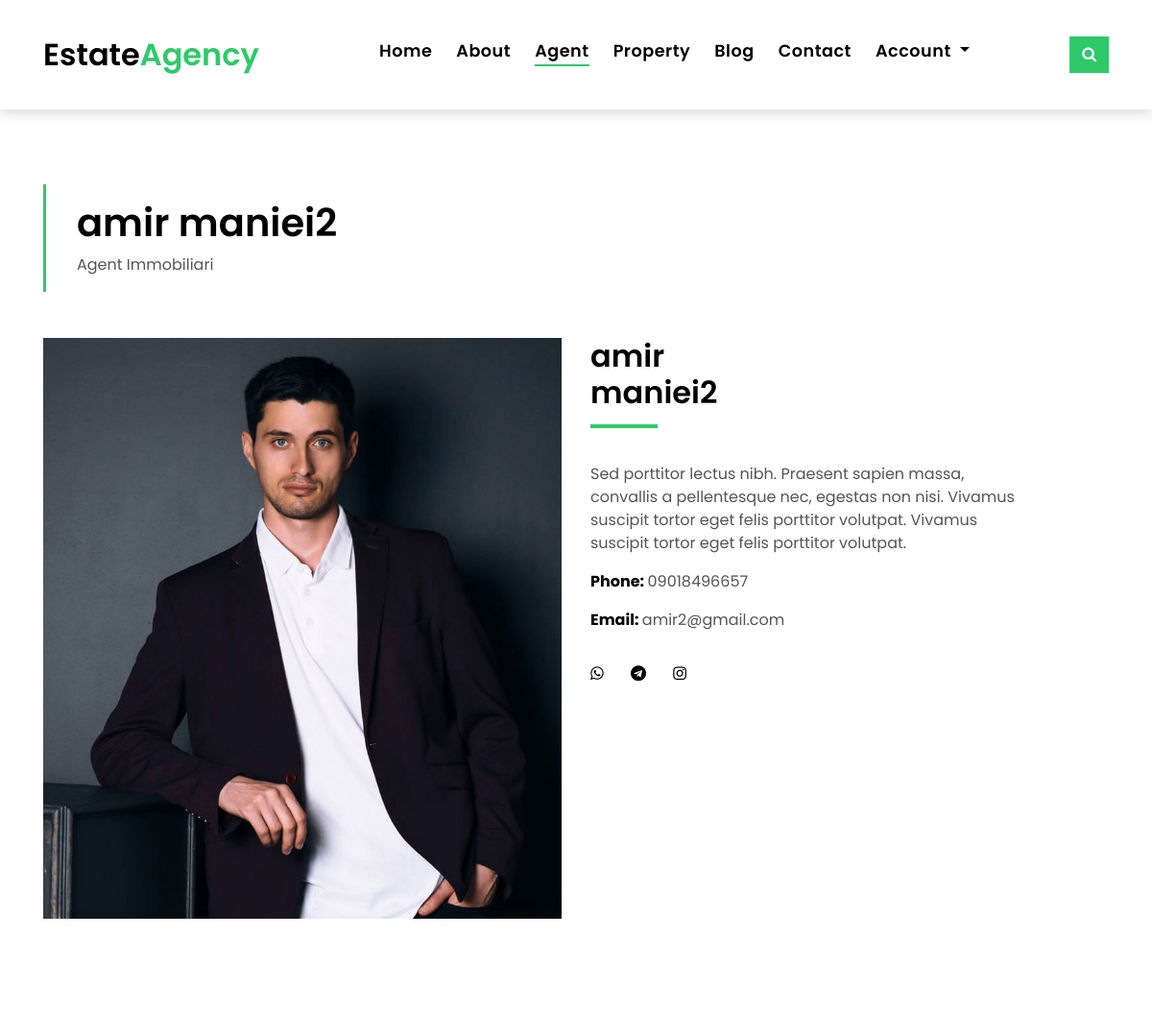
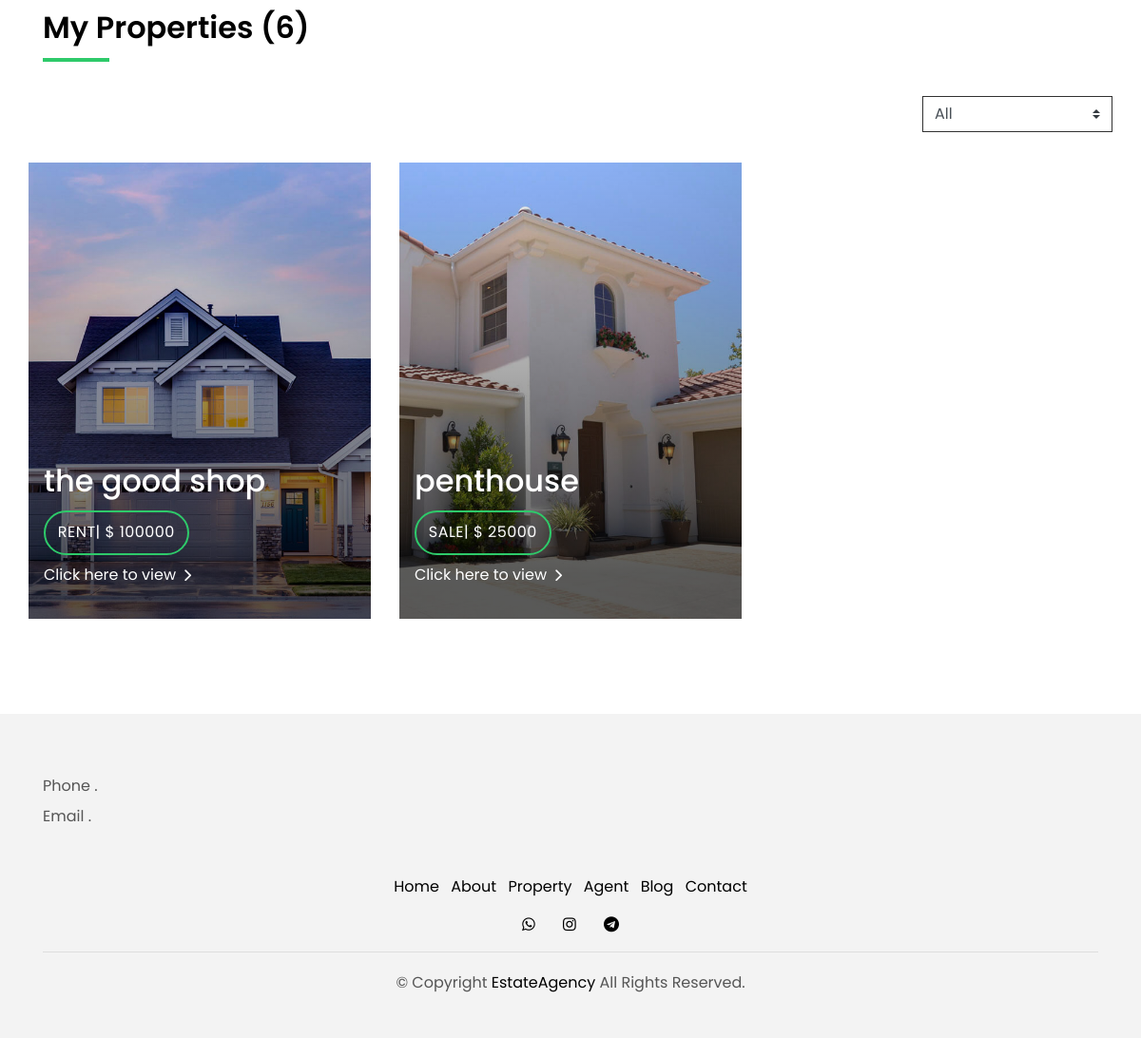
Page /agent/detail/2 on the committed database (2 pictures, top to bottom).
### agent/models.py (models this page shows, shortened)
class Agent(models.Model):
    first_name = models.CharField(max_length=80)
    last_name = models.CharField(max_length=100)
    email = models.EmailField(unique=True)
    image = models.ImageField(upload_to='img/agent')
    bio = models.TextField()
    phone = models.CharField(max_length=11, unique=True)
    instagram = models.CharField(max_length=80, unique=True)
    telegram = models.CharField(max_length=80, unique=True)
    whatsapp = models.CharField(max_length=80, unique=True)

### house/models.py (models this page shows, shortened)
class Property(models.Model):
    title = models.CharField(max_length=120)
    description = models.TextField()
    agent = models.ForeignKey(Agent, on_delete=models.CASCADE, related_name='properties')
    cost = models.CharField(max_length=15)
    city = models.CharField(max_length=50)
    address = models.TextField()
    state = (
        ('sale', 'sale'),
        ('rent', 'rent'),
    )
    status = models.CharField(max_length=10, choices=state)
    type = (
        ('shop', 'shop'),
        ('house', 'house'),
    )
    type = models.CharField(max_length=10, choices=type)
    area = models.IntegerField()
    year_created = models.IntegerField()
    floor = models.IntegerField()
    beds = models.IntegerField()
    parking = models.BooleanField(default=False)
    warehouse = models.BooleanField(default=False)
    elevator = models.BooleanField(default=False)
    slug = models.SlugField(null=True, blank=True)
    def get_absolute_url(self):
        return reverse('property:detail_property', kwargs={'slug': self.slug})

class Image(models.Model):
    house = models.ForeignKey(Property, on_delete=models.CASCADE, related_name='images')
    image = models.ImageField(upload_to='img/house')

### agent/views.py (the view)
# urls.py: path('detail/<int:pk>', views.AgentDetailView.as_view(), name='detail_agent'),
class AgentDetailView(DetailView):
    model = Agent

### agent/templates/agent/agent_detail.html (shortened to what this page needs)
{% extends 'base.html' %}
{% load static %}
{% block content %}
    <section class="intro-single">
        <div class="container">
            <div class="row">
                <div class="col-md-12 col-lg-8">
                    <div class="title-single-box">
                        <h1 class="title-single">{{ object.first_name }} {{ object.last_name }}</h1>
                        <span class="color-text-a">Agent Immobiliari</span>
                    </div>
                </div>
                <div class="col-md-12 col-lg-4">
                    <nav aria-label="breadcrumb" class="breadcrumb-box d-flex justify-content-lg-end">
                    </nav>
                </div>
            </div>
        </div>
    </section>
    <section class="agent-single">
        <div class="container">
            <div class="row">
                <div class="col-sm-12">
                    <div class="row">
                        <div class="col-md-6">
                            <div class="agent-avatar-box">
                                <img src="{{ object.image.url }}" alt="" class="agent-avatar img-fluid">
                            </div>
                        </div>
                        <div class="col-md-5 section-md-t3">
                            <div class="agent-info-box">
                                <div class="agent-title">
                                    <div class="title-box-d">
                                        <h3 class="title-d">{{ object.first_name }}
                                            <br> {{ object.last_name }}</h3>
                                    </div>
                                </div>
                                <div class="agent-content mb-3">
                                    <p class="content-d color-text-a">
                                        {{ object.bio }}
                                    </p>
                                    <div class="info-agents color-a">
                                        <p>
                                            <strong>Phone: </strong>
                                            <span class="color-text-a"> {{ object.phone }}</span>
                                        </p>
                                        <p>
                                            <strong>Email: </strong>
                                            <span class="color-text-a"> {{ object.email }}</span>
                                        </p>
                                    </div>
                                </div>
                                <div class="socials-footer">
                                    <ul class="list-inline">
                                        <li class="list-inline-item">
                                            <a href="{{ object.whatsapp }}" class="link-one">
                                                <i class="fa fa-whatsapp" aria-hidden="true"></i>
                                            </a>
                                        </li>
                                        <li class="list-inline-item">
                                            <a href="{{ object.telegram }}" class="link-one">
                                                <i class="fa fa-telegram" aria-hidden="true"></i>
                                            </a>
                                        </li>
                                        <li class="list-inline-item">
                                            <a href="{{ object.instagram }}" class="link-one">
                                                <i class="fa fa-instagram" aria-hidden="true"></i>
                                            </a>
                                        </li>
                                    </ul>
                                </div>
                            </div>
                        </div>
                    </div>
                </div>
                <div class="col-md-12 section-t8">
                    <div class="title-box-d">
                        <h3 class="title-d">My Properties (6)</h3>
                    </div>
                </div>
                <div class="row property-grid grid">
                    <div class="col-sm-12">
                        <div class="grid-option">
                            <form>
                                <select class="custom-select">
                                    <option selected>All</option>
                                </select>
                            </form>
                        </div>
                    </div>
                    {% for property in object.properties.all %}
                        <div class="col-md-4">
                            <div class="card-box-a card-shadow">
                                <div class="img-box-a">
                                    <img src="{{ property.images.all.first.image.url }}" alt="" class="img-a img-fluid">
                                </div>
                                <div class="card-overlay">
                                    <div class="card-overlay-a-content">
                                        <div class="card-header-a">
                                            <h2 class="card-title-a">
                                                <a href="{{ property.get_absolute_url }}">{{ property.title }}
                                                    <br/> </a>
                                            </h2>
                                        </div>
                                        <div class="card-body-a">
                                            <div class="price-box d-flex">
                                                <span class="price-a">{{ property.status }}| $ {{ property.cost }}</span>
                                            </div>
                                            <a href="{{ property.get_absolute_url }}" class="link-a">Click here to view
                                                <span class="ion-ios-arrow-forward"></span>
                                            </a>
                                        </div>
                                    </div>
                                </div>
                            </div>
                        </div>
                    {% endfor %}
                </div>
            </div>
        </div>
    </section>
{% endblock %}

### templates/base.html
{% load static %}
{% include 'includes/header_refrence.html' %}
{% include 'includes/header.html' %}
{% block content %}
{% endblock %}
{% include 'includes/footer.html' %}
{% include 'includes/footer_refrence.html' %}

### templates/includes/header_refrence.html (shortened to what this page needs)
{% load static %}
<!DOCTYPE html>
<html lang="en">
<head>
    <link href="{% static 'lib/bootstrap/css/bootstrap.min.css' %}" rel="stylesheet">
    <link href="{% static 'lib/font-awesome/css/font-awesome.min.css' %}" rel="stylesheet">
    <link href="{% static 'lib/animate/animate.min.css' %}" rel="stylesheet">
    <link href="{% static 'lib/ionicons/css/ionicons.min.css' %}" rel="stylesheet">
    <link href="{% static 'lib/owlcarousel/assets/owl.carousel.min.css' %}" rel="stylesheet">
    <link href="{% static 'css/style.css' %}" rel="stylesheet">
</head>

### templates/includes/header.html (shortened to what this page needs)
{% load static %}
<body>
<nav class="navbar navbar-default navbar-trans navbar-expand-lg fixed-top">
    <div class="container">
        <a class="navbar-brand text-brand" href="{% url 'home:home' %}">Estate<span class="color-b">Agency</span></a>
        <div class="navbar-collapse collapse justify-content-center" id="navbarDefault">
            <ul class="navbar-nav">
                <li class="nav-item">
                    <a class="nav-link {% if request.resolver_match.url_name == 'home' %} active {% endif %}"
                       href="{% url 'home:home' %}">Home</a>
                </li>
                <li class="nav-item">
                    <a class="nav-link {% if request.resolver_match.url_name == 'about' %} active {% endif %}"
                       href="{% url 'home:about' %}">About</a>
                </li>
                <li class="nav-item">
                    <a class="nav-link {% if request.resolver_match.url_name == 'list_agent' or request.resolver_match.url_name == 'detail_agent' %} active {% endif %}"
                       href="{% url 'agent:list_agent' %}">Agent</a>
                </li>
                <li class="nav-item">
                    <a class="nav-link {% if request.resolver_match.url_name == 'list_property' or request.resolver_match.url_name == 'detail_property' or request.resolver_match.url_name == 'search_property' %} active {% endif %}"
                       href="{% url 'property:list_property' %}">Property</a>
                </li>
                <li class="nav-item">
                    <a class="nav-link {% if request.resolver_match.url_name == 'list_blog' or request.resolver_match.url_name == 'detail_blog' %} active {% endif %}"
                       href="{% url 'blog:list_blog' %}">Blog</a>
                </li>
                <li class="nav-item">
                    <a class="nav-link {% if request.resolver_match.url_name == 'contact' %} active {% endif %}"
                       href="{% url 'home:contact' %}">Contact</a>
                </li>
                {% if not request.user.is_authenticated %}
                    <li class="nav-item dropdown">
                        <a class="nav-link dropdown-toggle" href="#" id="navbarDropdown" role="button"
                           data-toggle="dropdown"
                           aria-haspopup="true" aria-expanded="false">
                            Account
                        </a>
                    </li>
                {% endif %}
            </ul>
        </div>
        <button type="button" class="btn btn-b-n navbar-toggle-box-collapse d-none d-md-block"
                data-toggle="collapse"
                data-target="#navbarTogglerDemo01" aria-expanded="false">
            <span class="fa fa-search" aria-hidden="true"></span>
        </button>
    </div>
</nav>

### templates/includes/footer.html
{% load static %}
<section class="section-footer">
    <div class="container">
        <div class="row">
            <div class="col-sm-12 col-md-4">
                <div class="widget-a">
                    <div class="w-footer-a">
                        <ul class="list-unstyled">
                            <li class="color-a">
                                <span class="color-text-a">Phone .</span> {{ social_network.email }}
                            </li>
                            <li class="color-a">
                                <span class="color-text-a">Email .</span> {{ social_network.tel }}
                            </li>
                        </ul>
                    </div>
                </div>
            </div>
        </div>
    </div>
</section>
<footer>
    <div class="container">
        <div class="row">
            <div class="col-md-12">
                <nav class="nav-footer">
                    <ul class="list-inline">
                        <li class="list-inline-item">
                            <a href="{% url 'home:home' %}">Home</a>
                        </li>
                        <li class="list-inline-item">
                            <a href="{% url 'home:about' %}">About</a>
                        </li>
                        <li class="list-inline-item">
                            <a href="{% url 'property:list_property' %}">Property</a>
                        </li>
                        <li class="list-inline-item">
                            <a href="{% url 'agent:list_agent' %}">Agent</a>
                        </li>
                        <li class="list-inline-item">
                            <a href="{% url 'blog:list_blog' %}">Blog</a>
                        </li>
                        <li class="list-inline-item">
                            <a href="{% url 'home:contact' %}">Contact</a>
                        </li>
                    </ul>
                </nav>
                <div class="socials-a">
                    <ul class="list-inline">
                        <li class="list-inline-item">
                            <a href="#">
                                <i class="fa fa-whatsapp" aria-hidden="true"></i>
                            </a>
                        </li>
                        <li class="list-inline-item">
                            <a href="#">
                                <i class="fa fa-instagram" aria-hidden="true"></i>
                            </a>
                        </li>
                        <li class="list-inline-item">
                            <a href="#">
                                <i class="fa fa-telegram" aria-hidden="true"></i>
                            </a>
                        </li>
                    </ul>
                </div>
                <div class="copyright-footer">
                    <p class="copyright color-text-a">
                        &copy; Copyright
                        <span class="color-a">EstateAgency</span> All Rights Reserved.
                    </p>
                </div>
            </div>
        </div>
    </div>
</footer>

### templates/includes/footer_refrence.html (shortened to what this page needs)
{% load static %}
</body>
</html>

### rows in the picture
Agent: first_name "amir", last_name "maniei2", image (picture), bio "Sed porttitor lectus nibh. Praesent sapien massa, convallis a pellentesque nec, egestas non nisi. Vivamus suscipit tortor eget felis porttitor volutpat. Vivamus suscipit tortor eget felis porttitor volutpat.", phone "09018496657", email "amir2@gmail.com"
Property: images.all.first.image (picture), title "the good shop", status "RENT", cost "100000"
Property: images.all.first.image (picture), title "penthouse", status "SALE", cost "25000"
